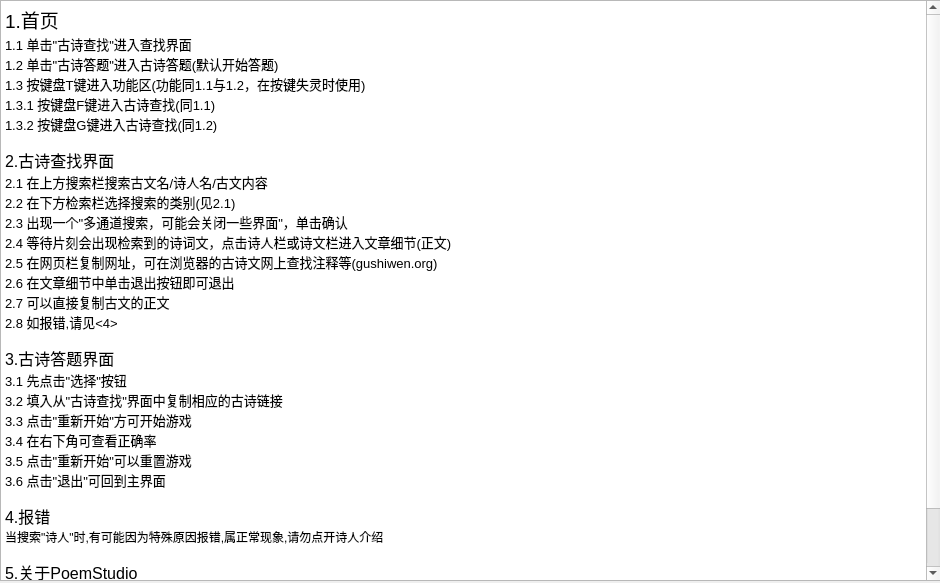
<?xml version="1.0" encoding="UTF-8"?>
<ui version="4.0">
 <class>Help</class>
 <widget class="QMainWindow" name="Help">
  <property name="geometry">
   <rect>
    <x>0</x>
    <y>0</y>
    <width>940</width>
    <height>583</height>
   </rect>
  </property>
  <property name="minimumSize">
   <size>
    <width>940</width>
    <height>583</height>
   </size>
  </property>
  <property name="maximumSize">
   <size>
    <width>940</width>
    <height>583</height>
   </size>
  </property>
  <property name="windowTitle">
   <string>关于 - PoemStudio</string>
  </property>
  <property name="windowIcon">
   <iconset>
    <normaloff>../photos/c.png</normaloff>../photos/c.png</iconset>
  </property>
  <widget class="QWidget" name="centralwidget">
   <widget class="QTextEdit" name="textEdit">
    <property name="geometry">
     <rect>
      <x>0</x>
      <y>0</y>
      <width>941</width>
      <height>581</height>
     </rect>
    </property>
    <property name="readOnly">
     <bool>true</bool>
    </property>
    <property name="html">
     <string>&lt;!DOCTYPE HTML PUBLIC &quot;-//W3C//DTD HTML 4.0//EN&quot; &quot;http://www.w3.org/TR/REC-html40/strict.dtd&quot;&gt;
&lt;html&gt;&lt;head&gt;&lt;meta name=&quot;qrichtext&quot; content=&quot;1&quot; /&gt;&lt;style type=&quot;text/css&quot;&gt;
p, li { white-space: pre-wrap; }
&lt;/style&gt;&lt;/head&gt;&lt;body style=&quot; font-family:'SimSun'; font-size:9pt; font-weight:400; font-style:normal;&quot;&gt;
&lt;p style=&quot; margin-top:0px; margin-bottom:0px; margin-left:0px; margin-right:0px; -qt-block-indent:0; text-indent:0px;&quot;&gt;&lt;span style=&quot; font-size:14pt;&quot;&gt;1.首页&lt;/span&gt;&lt;/p&gt;
&lt;p style=&quot; margin-top:0px; margin-bottom:0px; margin-left:0px; margin-right:0px; -qt-block-indent:0; text-indent:0px;&quot;&gt;&lt;span style=&quot; font-size:10pt;&quot;&gt;1.1 单击&amp;quot;古诗查找&amp;quot;进入查找界面&lt;/span&gt;&lt;/p&gt;
&lt;p style=&quot; margin-top:0px; margin-bottom:0px; margin-left:0px; margin-right:0px; -qt-block-indent:0; text-indent:0px;&quot;&gt;&lt;span style=&quot; font-size:10pt;&quot;&gt;1.2 单击&amp;quot;古诗答题&amp;quot;进入古诗答题(默认开始答题)&lt;/span&gt;&lt;/p&gt;
&lt;p style=&quot; margin-top:0px; margin-bottom:0px; margin-left:0px; margin-right:0px; -qt-block-indent:0; text-indent:0px;&quot;&gt;&lt;span style=&quot; font-size:10pt;&quot;&gt;1.3 按键盘T键进入功能区(功能同1.1与1.2，在按键失灵时使用)&lt;/span&gt;&lt;/p&gt;
&lt;p style=&quot; margin-top:0px; margin-bottom:0px; margin-left:0px; margin-right:0px; -qt-block-indent:0; text-indent:0px;&quot;&gt;&lt;span style=&quot; font-size:10pt;&quot;&gt;1.3.1 按键盘F键进入古诗查找(同1.1)&lt;/span&gt;&lt;/p&gt;
&lt;p style=&quot; margin-top:0px; margin-bottom:0px; margin-left:0px; margin-right:0px; -qt-block-indent:0; text-indent:0px;&quot;&gt;&lt;span style=&quot; font-size:10pt;&quot;&gt;1.3.2 按键盘G键进入古诗查找(同1.2)&lt;/span&gt;&lt;/p&gt;
&lt;p style=&quot;-qt-paragraph-type:empty; margin-top:0px; margin-bottom:0px; margin-left:0px; margin-right:0px; -qt-block-indent:0; text-indent:0px;&quot;&gt;&lt;br /&gt;&lt;/p&gt;
&lt;p style=&quot; margin-top:0px; margin-bottom:0px; margin-left:0px; margin-right:0px; -qt-block-indent:0; text-indent:0px;&quot;&gt;&lt;span style=&quot; font-size:12pt;&quot;&gt;2.古诗查找界面&lt;/span&gt;&lt;/p&gt;
&lt;p style=&quot; margin-top:0px; margin-bottom:0px; margin-left:0px; margin-right:0px; -qt-block-indent:0; text-indent:0px;&quot;&gt;&lt;span style=&quot; font-size:10pt;&quot;&gt;2.1 在上方搜索栏搜索古文名/诗人名/古文内容&lt;/span&gt;&lt;/p&gt;
&lt;p style=&quot; margin-top:0px; margin-bottom:0px; margin-left:0px; margin-right:0px; -qt-block-indent:0; text-indent:0px;&quot;&gt;&lt;span style=&quot; font-size:10pt;&quot;&gt;2.2 在下方检索栏选择搜索的类别(见2.1)&lt;/span&gt;&lt;/p&gt;
&lt;p style=&quot; margin-top:0px; margin-bottom:0px; margin-left:0px; margin-right:0px; -qt-block-indent:0; text-indent:0px;&quot;&gt;&lt;span style=&quot; font-size:10pt;&quot;&gt;2.3 出现一个&amp;quot;多通道搜索，可能会关闭一些界面&amp;quot;，单击确认&lt;/span&gt;&lt;/p&gt;
&lt;p style=&quot; margin-top:0px; margin-bottom:0px; margin-left:0px; margin-right:0px; -qt-block-indent:0; text-indent:0px;&quot;&gt;&lt;span style=&quot; font-size:10pt;&quot;&gt;2.4 等待片刻会出现检索到的诗词文，点击诗人栏或诗文栏进入文章细节(正文)&lt;/span&gt;&lt;/p&gt;
&lt;p style=&quot; margin-top:0px; margin-bottom:0px; margin-left:0px; margin-right:0px; -qt-block-indent:0; text-indent:0px;&quot;&gt;&lt;span style=&quot; font-size:10pt;&quot;&gt;2.5 在网页栏复制网址，可在浏览器的古诗文网上查找注释等(gushiwen.org)&lt;/span&gt;&lt;/p&gt;
&lt;p style=&quot; margin-top:0px; margin-bottom:0px; margin-left:0px; margin-right:0px; -qt-block-indent:0; text-indent:0px;&quot;&gt;&lt;span style=&quot; font-size:10pt;&quot;&gt;2.6 在文章细节中单击退出按钮即可退出&lt;/span&gt;&lt;/p&gt;
&lt;p style=&quot; margin-top:0px; margin-bottom:0px; margin-left:0px; margin-right:0px; -qt-block-indent:0; text-indent:0px;&quot;&gt;&lt;span style=&quot; font-size:10pt;&quot;&gt;2.7 可以直接复制古文的正文&lt;/span&gt;&lt;/p&gt;
&lt;p style=&quot; margin-top:0px; margin-bottom:0px; margin-left:0px; margin-right:0px; -qt-block-indent:0; text-indent:0px;&quot;&gt;&lt;span style=&quot; font-size:10pt;&quot;&gt;2.8 如报错,请见&amp;lt;4&amp;gt;&lt;/span&gt;&lt;/p&gt;
&lt;p style=&quot;-qt-paragraph-type:empty; margin-top:0px; margin-bottom:0px; margin-left:0px; margin-right:0px; -qt-block-indent:0; text-indent:0px;&quot;&gt;&lt;br /&gt;&lt;/p&gt;
&lt;p style=&quot; margin-top:0px; margin-bottom:0px; margin-left:0px; margin-right:0px; -qt-block-indent:0; text-indent:0px;&quot;&gt;&lt;span style=&quot; font-size:12pt;&quot;&gt;3.古诗答题界面&lt;/span&gt;&lt;/p&gt;
&lt;p style=&quot; margin-top:0px; margin-bottom:0px; margin-left:0px; margin-right:0px; -qt-block-indent:0; text-indent:0px;&quot;&gt;&lt;span style=&quot; font-size:10pt;&quot;&gt;3.1 先点击&amp;quot;选择&amp;quot;按钮&lt;/span&gt;&lt;/p&gt;
&lt;p style=&quot; margin-top:0px; margin-bottom:0px; margin-left:0px; margin-right:0px; -qt-block-indent:0; text-indent:0px;&quot;&gt;&lt;span style=&quot; font-size:10pt;&quot;&gt;3.2 填入从&amp;quot;古诗查找&amp;quot;界面中复制相应的古诗链接&lt;/span&gt;&lt;/p&gt;
&lt;p style=&quot; margin-top:0px; margin-bottom:0px; margin-left:0px; margin-right:0px; -qt-block-indent:0; text-indent:0px;&quot;&gt;&lt;span style=&quot; font-size:10pt;&quot;&gt;3.3 点击&amp;quot;重新开始&amp;quot;方可开始游戏&lt;/span&gt;&lt;/p&gt;
&lt;p style=&quot; margin-top:0px; margin-bottom:0px; margin-left:0px; margin-right:0px; -qt-block-indent:0; text-indent:0px;&quot;&gt;&lt;span style=&quot; font-size:10pt;&quot;&gt;3.4 在右下角可查看正确率&lt;/span&gt;&lt;/p&gt;
&lt;p style=&quot; margin-top:0px; margin-bottom:0px; margin-left:0px; margin-right:0px; -qt-block-indent:0; text-indent:0px;&quot;&gt;&lt;span style=&quot; font-size:10pt;&quot;&gt;3.5 点击&amp;quot;重新开始&amp;quot;可以重置游戏&lt;/span&gt;&lt;/p&gt;
&lt;p style=&quot; margin-top:0px; margin-bottom:0px; margin-left:0px; margin-right:0px; -qt-block-indent:0; text-indent:0px;&quot;&gt;&lt;span style=&quot; font-size:10pt;&quot;&gt;3.6 点击&amp;quot;退出&amp;quot;可回到主界面&lt;/span&gt;&lt;/p&gt;
&lt;p style=&quot;-qt-paragraph-type:empty; margin-top:0px; margin-bottom:0px; margin-left:0px; margin-right:0px; -qt-block-indent:0; text-indent:0px;&quot;&gt;&lt;br /&gt;&lt;/p&gt;
&lt;p style=&quot; margin-top:0px; margin-bottom:0px; margin-left:0px; margin-right:0px; -qt-block-indent:0; text-indent:0px;&quot;&gt;&lt;span style=&quot; font-size:12pt;&quot;&gt;4.报错&lt;/span&gt;&lt;/p&gt;
&lt;p style=&quot; margin-top:0px; margin-bottom:0px; margin-left:0px; margin-right:0px; -qt-block-indent:0; text-indent:0px;&quot;&gt;当搜索&amp;quot;诗人&amp;quot;时,有可能因为特殊原因报错,属正常现象,请勿点开诗人介绍&lt;/p&gt;
&lt;p style=&quot;-qt-paragraph-type:empty; margin-top:0px; margin-bottom:0px; margin-left:0px; margin-right:0px; -qt-block-indent:0; text-indent:0px;&quot;&gt;&lt;br /&gt;&lt;/p&gt;
&lt;p style=&quot; margin-top:0px; margin-bottom:0px; margin-left:0px; margin-right:0px; -qt-block-indent:0; text-indent:0px;&quot;&gt;&lt;span style=&quot; font-size:12pt;&quot;&gt;5.关于PoemStudio&lt;/span&gt;&lt;/p&gt;
&lt;p style=&quot; margin-top:0px; margin-bottom:0px; margin-left:0px; margin-right:0px; -qt-block-indent:0; text-indent:0px;&quot;&gt;&lt;span style=&quot; font-size:10pt;&quot;&gt;5.1 此应用仅作为&lt;/span&gt;&lt;span style=&quot; font-family:'仿宋_GB2312'; font-size:10pt;&quot;&gt;2021年湖北省学生信息素养提升实践活动的程序使用，目前并非为正式软件&lt;/span&gt;&lt;/p&gt;
&lt;p style=&quot; margin-top:0px; margin-bottom:0px; margin-left:0px; margin-right:0px; -qt-block-indent:0; text-indent:0px;&quot;&gt;&lt;span style=&quot; font-family:'仿宋_GB2312'; font-size:10pt;&quot;&gt;5.2 作者：DogMonkeys(后端) pythonnlgs@Foxmail.com&lt;/span&gt;&lt;/p&gt;
&lt;p style=&quot; margin-top:0px; margin-bottom:0px; margin-left:0px; margin-right:0px; -qt-block-indent:0; text-indent:0px;&quot;&gt;&lt;span style=&quot; font-family:'仿宋_GB2312'; font-size:10pt;&quot;&gt;	  xiaogulu(前端) xiaogulu08@Foxmail.com&lt;/span&gt;&lt;/p&gt;&lt;/body&gt;&lt;/html&gt;</string>
    </property>
   </widget>
  </widget>
 </widget>
 <resources/>
 <connections/>
</ui>
